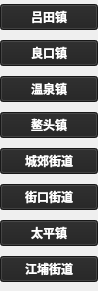
    <widget class="QWidget" name="street_CongHua" native="true">
     <property name="geometry">
      <rect>
       <x>10</x>
       <y>337</y>
       <width>98</width>
       <height>291</height>
      </rect>
     </property>
     <layout class="QVBoxLayout" name="verticalLayout_13">
      <property name="leftMargin">
       <number>0</number>
      </property>
      <property name="topMargin">
       <number>0</number>
      </property>
      <property name="rightMargin">
       <number>0</number>
      </property>
      <property name="bottomMargin">
       <number>0</number>
      </property>
      <item>
       <widget class="QPushButton" name="ch1">
        <property name="font">
         <font>
          <family>思源黑体 CN Bold</family>
          <weight>75</weight>
          <bold>true</bold>
         </font>
        </property>
        <property name="styleSheet">
         <string notr="true">background-color: rgb(33, 33, 33);
color: rgb(255, 255, 255);</string>
        </property>
        <property name="text">
         <string>吕田镇</string>
        </property>
       </widget>
      </item>
      <item>
       <widget class="QPushButton" name="ch2">
        <property name="font">
         <font>
          <family>思源黑体 CN Bold</family>
          <weight>75</weight>
          <bold>true</bold>
         </font>
        </property>
        <property name="styleSheet">
         <string notr="true">background-color: rgb(33, 33, 33);
color: rgb(255, 255, 255);</string>
        </property>
        <property name="text">
         <string>良口镇</string>
        </property>
       </widget>
      </item>
      <item>
       <widget class="QPushButton" name="ch3">
        <property name="font">
         <font>
          <family>思源黑体 CN Bold</family>
          <weight>75</weight>
          <bold>true</bold>
         </font>
        </property>
        <property name="styleSheet">
         <string notr="true">background-color: rgb(33, 33, 33);
color: rgb(255, 255, 255);</string>
        </property>
        <property name="text">
         <string>温泉镇</string>
        </property>
       </widget>
      </item>
      <item>
       <widget class="QPushButton" name="ch4">
        <property name="font">
         <font>
          <family>思源黑体 CN Bold</family>
          <weight>75</weight>
          <bold>true</bold>
         </font>
        </property>
        <property name="styleSheet">
         <string notr="true">background-color: rgb(33, 33, 33);
color: rgb(255, 255, 255);</string>
        </property>
        <property name="text">
         <string>鳌头镇</string>
        </property>
       </widget>
      </item>
      <item>
       <widget class="QPushButton" name="ch5">
        <property name="font">
         <font>
          <family>思源黑体 CN Bold</family>
          <weight>75</weight>
          <bold>true</bold>
         </font>
        </property>
        <property name="styleSheet">
         <string notr="true">background-color: rgb(33, 33, 33);
color: rgb(255, 255, 255);</string>
        </property>
        <property name="text">
         <string>城郊街道</string>
        </property>
       </widget>
      </item>
      <item>
       <widget class="QPushButton" name="ch6">
        <property name="font">
         <font>
          <family>思源黑体 CN Bold</family>
          <weight>75</weight>
          <bold>true</bold>
         </font>
        </property>
        <property name="styleSheet">
         <string notr="true">background-color: rgb(33, 33, 33);
color: rgb(255, 255, 255);</string>
        </property>
        <property name="text">
         <string>街口街道</string>
        </property>
       </widget>
      </item>
      <item>
       <widget class="QPushButton" name="ch7">
        <property name="font">
         <font>
          <family>思源黑体 CN Bold</family>
          <weight>75</weight>
          <bold>true</bold>
         </font>
        </property>
        <property name="styleSheet">
         <string notr="true">background-color: rgb(33, 33, 33);
color: rgb(255, 255, 255);</string>
        </property>
        <property name="text">
         <string>太平镇</string>
        </property>
       </widget>
      </item>
      <item>
       <widget class="QPushButton" name="ch8">
        <property name="font">
         <font>
          <family>思源黑体 CN Bold</family>
          <weight>75</weight>
          <bold>true</bold>
         </font>
        </property>
        <property name="styleSheet">
         <string notr="true">background-color: rgb(33, 33, 33);
color: rgb(255, 255, 255);</string>
        </property>
        <property name="text">
         <string>江埔街道</string>
        </property>
       </widget>
      </item>
     </layout>
    </widget>
